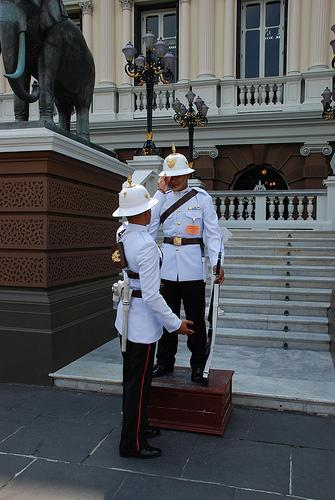
#> input picture slice/Images/0000006.jpg, 335 x 500 px
$ python beiyong.py
#> lines starting #> are read from the running program, lines starting #| are printed output that depends on the picture
# coding=utf-8

import json
import pathlib

import testCode
import numpy as np
import cv2
from PIL import Image

testimage = cv2.imread('slice/Images/0000006.jpg')
#> testimage is the input picture: shape (500, 335, 3); mean B, G, R 85.1, 81.8, 79.1
testHid = np.array(Image.open(np.str('slice/Human_ids/0000006.png')))
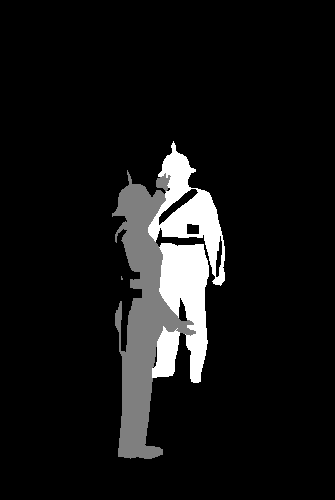
#> input picture slice/Human_ids/0000006.png, 335 x 500 px
#> testHid is the input picture: shape (500, 335); min 0, max 2, mean 0.163
testinstance = np.array(Image.open(np.str('slice/Instances/0000006.png')))
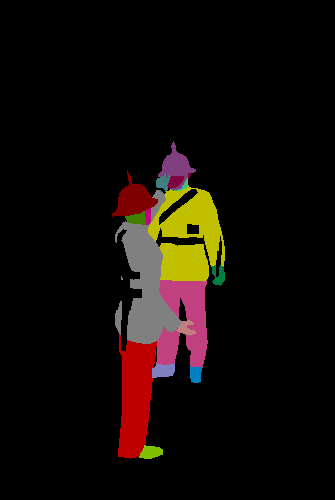
#> input picture slice/Instances/0000006.png, 335 x 500 px
#> testinstance is the input picture: shape (500, 335, 3); mean R, G, B 17.8, 11, 7.1
fileindexs = ['6', '7', '8']
newjsondata = {}
newjsondata['Test'] = {
    'test': True
}

def test_cropInstance_testcases():
    mask1 = (testHid == 1)
    mask2 = (testHid == 2)

    newBbox1, oldBbox1, canvas1, instance1, imgHid1 = testCode.Cropper.cropInstance(mask1, testimage, testinstance, testHid)

    newBbox2, oldBbox2, canvas2, instance2, imgHid2 = testCode.Cropper.cropInstance(mask2, testimage, testinstance, testHid)

    print("newBbox:", newBbox1, newBbox2)
    print("oldBbox:", oldBbox1, oldBbox2)
    print("img shap:", canvas1.shape, canvas2.shape)
    if newBbox1[2] == canvas1.shape[0] and newBbox1[3] == canvas1.shape[1]:
        print("img1 w and h True")
    else:
        print("img1 w or h Not True")

def test_calculateXY_testcases():
    xmin, ymin, xmax, ymax = 112, 195, 170, 458
#> (the run stopped early here; a loop or call above may not have finished)
